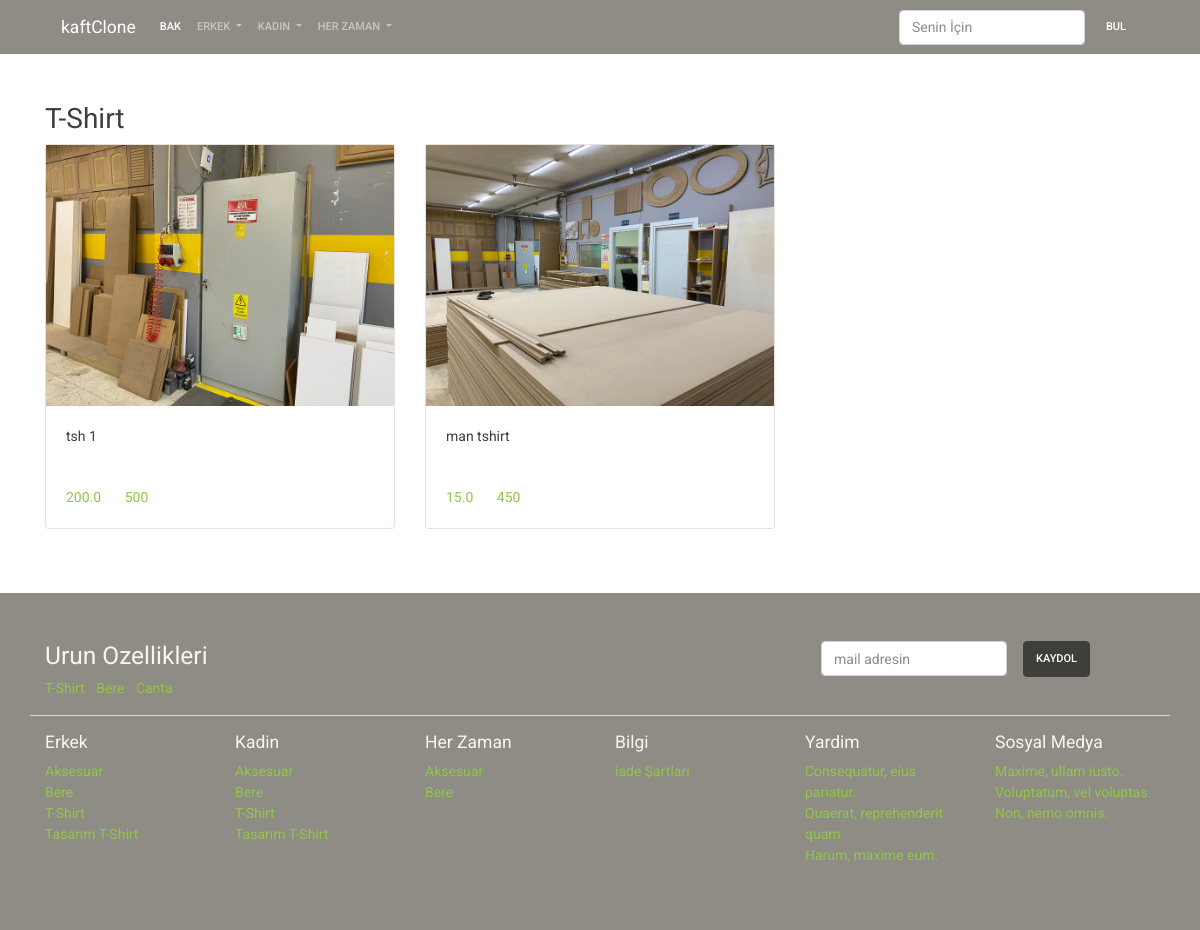
The page /erkek-t-shirt/ on the database as committed earlier.
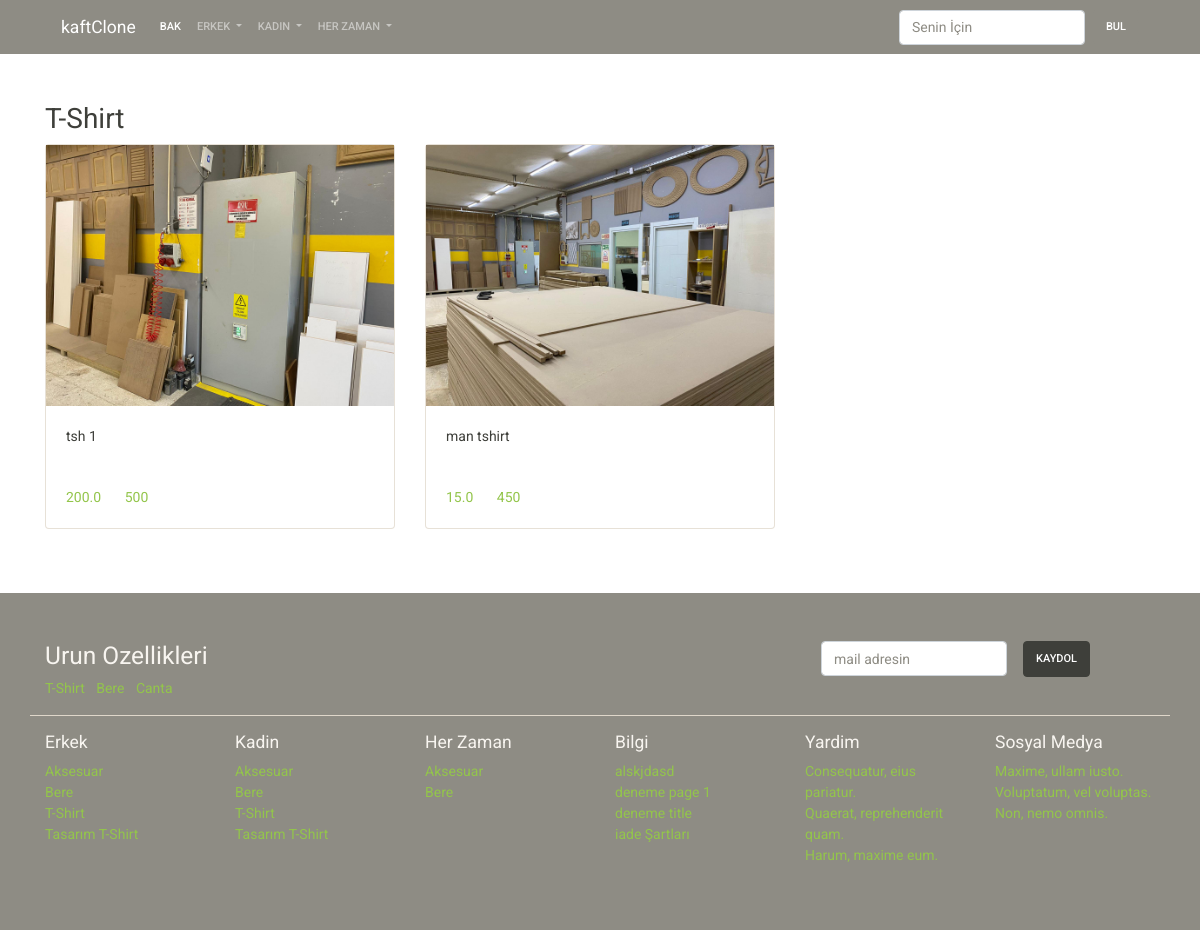
The same page on the database as committed later.
### product/models.py (models this page shows, shortened)
class Product(models.Model):
    category=models.ForeignKey(Category,
                               on_delete=models.CASCADE
                               )
    title=models.CharField(max_length=200)
    slug=models.SlugField(max_length=200,default="")
    content=models.TextField()
    cover_image = models.ImageField(upload_to='page',null=True,blank=True)
    status=models.CharField(default=DEFAULT_STATUS,choices=STATUS,max_length=10)
    created_at=models.DateTimeField(auto_now_add=True)
    updated_at=models.DateTimeField(auto_now=True)
    stock=models.PositiveIntegerField(default=0)
    price=models.FloatField()

class Category(models.Model):
    title=models.CharField(max_length=200)
    slug=models.SlugField(max_length=200,default="")
    status=models.CharField(default=DEFAULT_STATUS,choices=STATUS,max_length=10)
    created_at=models.DateTimeField(auto_now_add=True)
    updated_at=models.DateTimeField(auto_now=True)
    gender=models.CharField(
        max_length=6,
        default="unisex",
        choices=GENDER_CHOICE,
                            )
    is_men=models.BooleanField(default=False)
    is_women=models.BooleanField(default=False)

### page/models.py (models this page shows)
class Page(models.Model):
    title=models.CharField(max_length=200)
    slug=models.SlugField(max_length=200,default="")
    content=models.TextField()
    cover_image = models.ImageField(upload_to='page',null=True,blank=True)
    status=models.CharField(default=DEFAULT_STATUS,choices=STATUS,max_length=10)
    created_at=models.DateTimeField(auto_now_add=True)
    updated_at=models.DateTimeField(auto_now=True)

### product/views.py (the view)
# urls.py: path('<slug:category_slug>/',category_show,name='category_show'),
def category_show(request, category_slug):
    context = {}
    context['category'] = get_object_or_404(Category, slug=category_slug)
    context['items'] = Product.objects.filter(
        category=context['category'],
        status=STATUS,
        stock__gte=1,
    )
    return render(request, 'product/category_show.html', context)

### Deneme1/nav_context.py (called while the page is built)
def nav_data(request):
    context=dict()
    context['categories']=Category.objects.filter(
        status=STATUS,
    ).order_by('title')
    context['pages']=Page.objects.filter(
        status=STATUS
    ).order_by('title')
    return context

### templates/product/category_show.html
{% extends 'base/base.html' %}
{% block content %}
<div class="container mt-5">
    <div class="row">
        <div class="col-sm-12 ">
            <h2>{{category.title}}</h2>
            <div class="row">
                {% for item in items %}
                <div class="col-sm-4">
                    {% include 'product/category_product.html' %}
                </div>
                {% endfor %}
            </div>
        </div>
    </div>
</div>
{% endblock %}

### templates/product/category_product.html
<div class="card mb-3">
  {% if item.cover_image %}
  <img src="{{ item.cover_image.url }}" alt="Card image">
  {% endif %}
  <div class="card-body">
    <p class="card-text">
      {{ item.title }}
    </p>
  </div>
  <div class="card-body">
    <a href="#" class="card-link">{{ item.price }}</a>
    <a href="#" class="card-link">{{ item.stock }}</a>
  </div>
</div>

### templates/base/components/footer.html (shortened to what this page needs)
<div class="bg-dark py-5 mt-5">
    <div class="container">
        <div class="row">
            <div class="col-sm-8">
                <h3 class="text-light">Urun Ozellikleri</h3>
                <ul class="list-inline">
                    <li class="list-inline-item">
                        <a href="">T-Shirt</a>
                    </li>
                    <li class="list-inline-item">
                        <a href="">Bere</a>
                    </li>
                    <li class="list-inline-item">
                        <a href="">Canta</a>
                    </li>
                </ul>
            </div>
            <div class="col-sm-4">
                <form class="form-inline">
                    <div class="form-group mx-sm-3 mb-2">
                        <input type="email" class="form-control" id="ebulten" placeholder="mail adresin">
                    </div>
                    <button type="submit" class="btn btn-dark mb-2">Kaydol</button>
                    </form>
            </div>
        </div>
        <div class="row border-top mb-3"></div>
        <div class="row">
            <div class="col-sm-2">
                <h5 class="text-light">Erkek</h5>
                <ul class="list-unstyled">
                    {% for item in categories %}
                    {% if item.gender == 'man' or item.gender == 'unisex' %}
                        <a class="" href="{% url 'category_show' category_slug=item.slug %}">{{item.title}}</a>
                    {% endif %}
                      {% endfor %}
                </ul>
            </div>
            <div class="col-sm-2">
                <h5 class="text-light">Kadin</h5>
                <ul class="list-unstyled">
                    {% for item in categories %}
                    {% if item.gender == 'woman' or item.gender == 'unisex' %}
                        <a class="" href="{% url 'category_show' category_slug=item.slug %}">{{item.title}}</a>
                    {% endif %}
                      {% endfor %}
                </ul>
            </div>
            <div class="col-sm-2">
                <h5 class="text-light">Her Zaman</h5>
                <ul class="list-unstyled">
                    {% for item in categories %}
                        {% if item.gender == 'unisex' %}
                            <a class="" href="{% url 'category_show' category_slug=item.slug %}">{{item.title}}</a>
                        {% endif %}
                      {% endfor %}
                </ul>
            </div>
            <div class="col-sm-2">
                <h5 class="text-light">Bilgi</h5>
                <ul class="list-unstyled">
                    {% for item in pages %}
                    <li>
                        <a href="">
                            {{item.title}}
                        </a>
                    </li>
                    {% endfor %}
                </ul>
            </div>
            <div class="col-sm-2">
                <h5 class="text-light">Yardim</h5>
                <ul class="list-unstyled">
                    <li><a href="">Consequatur, eius pariatur.</a></li>
                    <li><a href="">Quaerat, reprehenderit quam.</a></li>
                    <li><a href="">Harum, maxime eum.</a></li>
                </ul>
            </div>
            <div class="col-sm-2">
                <h5 class="text-light">Sosyal Medya</h5>
                <ul class="list-unstyled text-white">
                    <li><a href="" >Maxime, ullam iusto.</a></li>
                    <li><a href="" >Voluptatum, vel voluptas.</a></li>
                    <li><a href="" >Non, nemo omnis.</a></li>
                </ul>
            </div>
        </div>
    </div>
</div>

Rows that differ between the two databases and show on the page:
now on this page (row edited): Page: title "alskjdasd"
now on this page (row edited): Page: title "deneme page 1"
now on this page (row edited): Page: title "deneme title"
